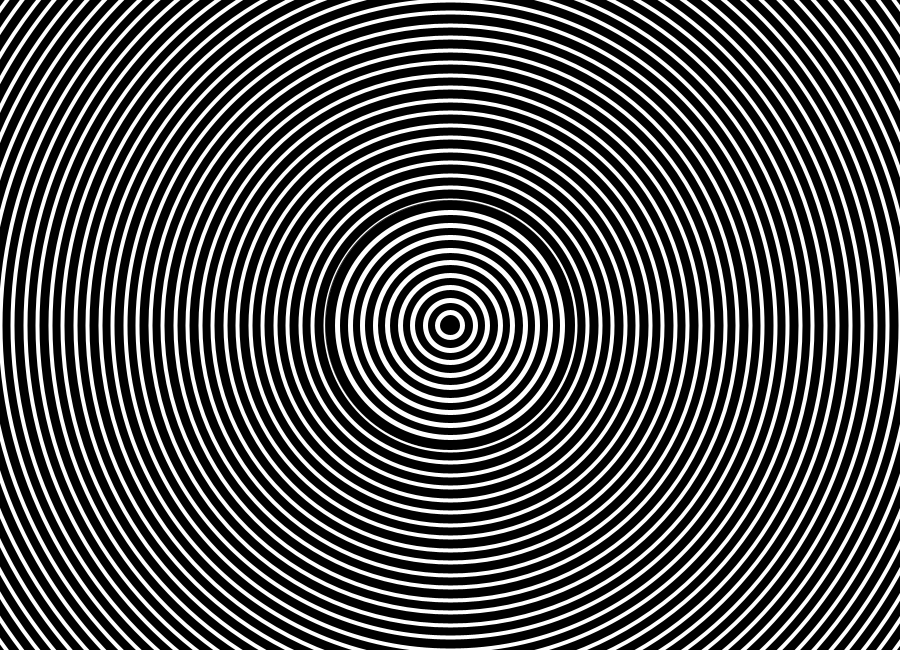
Frame 1 (no input)
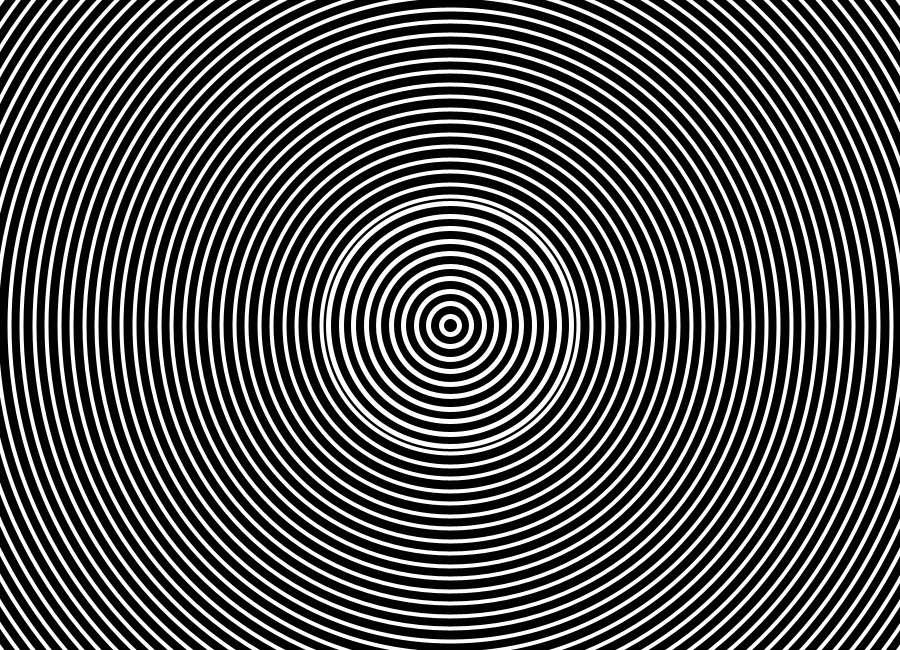
Frame 60 (the mouse pressed at the canvas centre just before this capture)
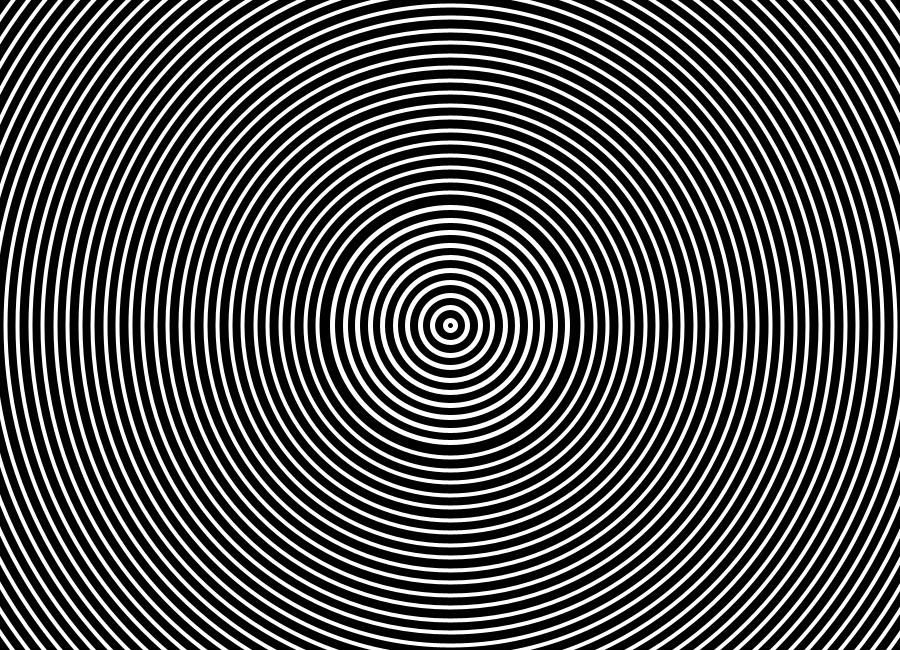
Frame 120 (the mouse held since frame 60 and released just before this capture)

The Processing sketch that drew these frames (run headless with seeded random() and noise(); from frame 60 on, the mouse is pressed at the canvas centre):

// Processing sketch: OriginalFractal
// ── OriginalFractal.pde
float rad1 = 250;
float rad2 = 100;

void setup() {
  frameRate(60);
  size(900,650);
}

void draw() {
  background(0);
  ellipseMode(CENTER);
  fractal2(width/2,height/2,rad2);
  noStroke();
  fill(0);
  ellipse(width/2,height/2,250,250);
  fractal(width/2,height/2,rad1,250);
  noFill();
  rad1 = rad1 - 1;
  rad2 = rad2 + 1;
  if (rad1 < 225)
    rad1 = 250;
  if (rad2 > 125)
    rad2 = 100;
}

void fractal(float x, float y, float r, float baser) {
  pushMatrix();
  noFill();
  stroke(255);
  if (baser - r < 5)
    strokeWeight(baser - r);
  else
    strokeWeight(5);
  translate(x,y);
  ellipseMode(CENTER);
  ellipse(0,0,r,r);
  popMatrix();
  if (r > 25) {
    fractal(x,y,r-25, baser);
  }
}

void fractal2(float x, float y, float r) {
  pushMatrix();
  noFill();
  stroke(255);
  strokeWeight(4);
  translate(x,y);
  ellipseMode(CENTER);
  ellipse(0,0,r+100,r+100);
  popMatrix();
  if (r < 1000) {
    fractal2(x,y,r+25);
  }
}
